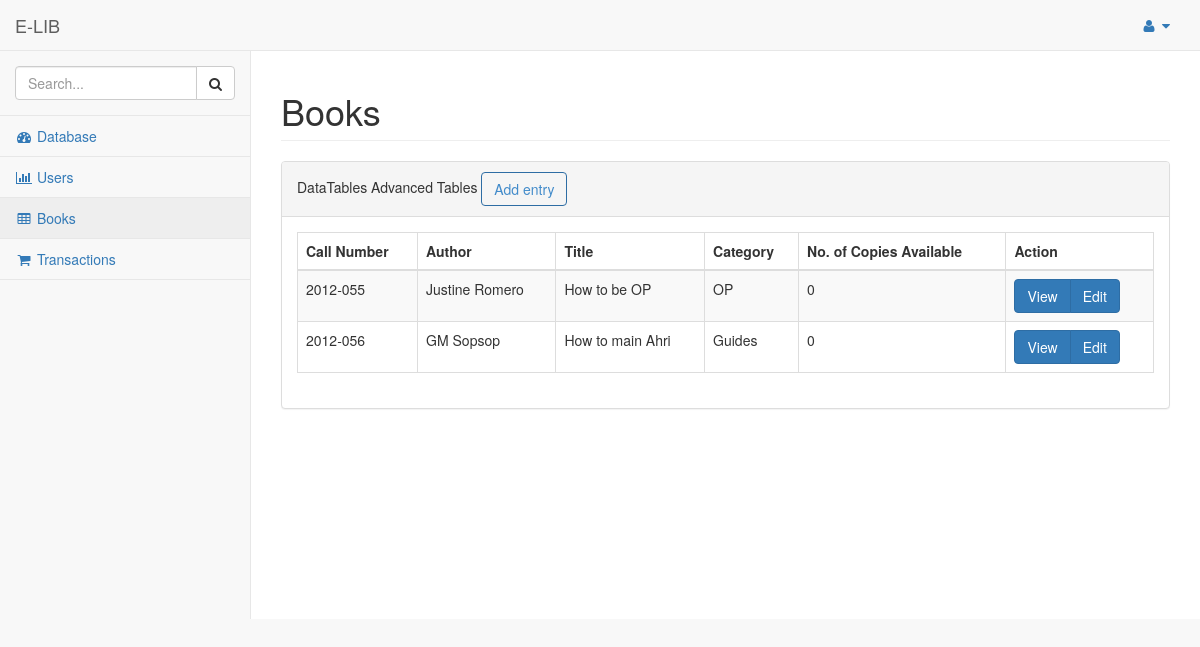
/thirdend/pages/books.php, run on the app's committed database.
### tables this page shows
CREATE TABLE `book` (
  `id` int(11) NOT NULL,
  `call_number` text NOT NULL,
  `title` text NOT NULL,
  `author` text NOT NULL,
  `category` text NOT NULL
);

### thirdend/pages/functions.php (called while the page is built, shortened)
<?php
include("conn.php");
function rquery($str)
{
	global $con;
	$res = mysqli_query($con,$str);
	return $res;
}
function select($table,$row,$where=[])
{
	$rows = [];
	if($row!="*")
	{
		foreach ($row as $key => $value)
		{
			array_push($rows, "`$value`");
		}
		$str = "SELECT ".implode(" , ", ($rows))." FROM `$table`";
	}
	else
		$str = "SELECT * FROM `$table`";
	$res = rquery($str);
	return arrify($res);
}
function arrify($res)
{
	$arr = [];
	while($val = mysqli_fetch_assoc($res))
	{
		array_push($arr, $val);
	}
	return $arr;
}
?>

### thirdend/pages/viewusers.php (called while the page is built, shortened)
<?php
include("functions.php");
$book=select("book","*");
?>

### thirdend/pages/books.php (the view, shortened to what this page needs)
<?php
include("viewusers.php");
?>
<!DOCTYPE html>
<html lang="en">
<head>
		<link href="../vendor/bootstrap/css/bootstrap.min.css" rel="stylesheet">
		<link href="../vendor/metisMenu/metisMenu.min.css" rel="stylesheet">
		<link href="../dist/css/sb-admin-2.css" rel="stylesheet">
		<link href="../vendor/morrisjs/morris.css" rel="stylesheet">
		<link href="../vendor/font-awesome/css/font-awesome.min.css" rel="stylesheet" type="text/css">
</head>
<body>
		<div id="wrapper">
				<nav class="navbar navbar-default navbar-static-top" role="navigation" style="margin-bottom: 0">
						<div class="navbar-header">
								<a class="navbar-brand" href="index.php">E-LIB</a>
						</div>
						<ul class="nav navbar-top-links navbar-right">
								<li class="dropdown">
										<a class="dropdown-toggle" data-toggle="dropdown" href="#">
												<i class="fa fa-user fa-fw"></i> <i class="fa fa-caret-down"></i>
										</a>
								</li>
						</ul>
						<div class="navbar-default sidebar" role="navigation">
								<div class="sidebar-nav navbar-collapse">
										<ul class="nav" id="side-menu">
												<li class="sidebar-search">
														<div class="input-group custom-search-form">
																<input type="text" class="form-control" placeholder="Search...">
																<span class="input-group-btn">
																<button class="btn btn-default" type="button">
																		<i class="fa fa-search"></i>
																</button>
														</span>
														</div>
												</li>
												<li>
														<a href="index.php"><i class="fa fa-dashboard fa-fw"></i> Database</a>
												</li>
												<li>
														<a href="users.php"><i class="fa fa-bar-chart-o fa-fw"></i> Users</a>
												</li>
												<li>
														<a class="active" href="#"><i class="fa fa-table fa-fw"></i> Books</a>
												</li>
												<li>
														<a href="trans.php"><i class="fa fa-shopping-cart fa-fw"></i> Transactions</a>
												</li>
										</ul>
								</div>
						</div>
				</nav>
				<div id="page-wrapper">
						<div class="row">
								<div class="col-lg-12">
										<h1 class="page-header">Books</h1>
								</div>
						</div>
						<div class="row">
							<div class="col-lg-12">
									<div class="panel panel-default">
											<div class="panel-heading">
													DataTables Advanced Tables
													<button type="button" class="btn btn-outline btn-primary" id="myBtn">Add entry</button>
											</div>
											<div class="panel-body">
													<table width="100%" class="table table-striped table-bordered table-hover" id="dataTables-example">
															<thead>
																	<tr>
																			<th>Call Number</th>
																			<th>Author</th>
																			<th>Title</th>
																			<th>Category</th>
																			<th>No. of Copies Available</th>
																			<th>Action</th>
																	</tr>
															</thead>
															<tbody>
																	<?php for($i=0;$i<count($book);$i++){ ?>
																	<tr class="odd gradeX">
																			<td><?php echo $book[$i]['call_number'];?></td>
																			<td><?php echo $book[$i]['author'];?></td>
																			<td><?php echo $book[$i]['title'];?></td>
																			<td><?php echo $book[$i]['category'];?></td>
																			<td><?php $x=0; for ($a=0; $a < count($copy); $a++) {
																			} echo$x;?></td>
																			<td>
																			<div class="btn-group">
																				<button class="btn btn-primary" data-toggle="modal" data-target="#modalview" onclick='update_modal(<?php echo json_encode($book[$i]); ?>)'>
																						View
																				</button>
																				<button class="btn btn-primary" data-toggle="modal" data-target="#modal2">
																						Edit
																				</button>
																			</div>
																		</td>
																	</tr>
																	<?php }?>
															</tbody>
													</table>
											</div>
									</div>
							</div>
						</div>
				</div>
		</div>
</body>
</html>

### data on the page
book: call_number "2012-055", author "Justine Romero", title "How to be OP", category "OP", x "0"
book: call_number "2012-056", author "GM Sopsop", title "How to main Ahri", category "Guides", x "0"
